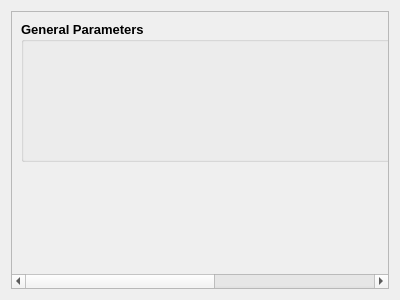
<?xml version="1.0" encoding="UTF-8"?>
<ui version="4.0">
 <class>DamGui_Eco_Btype</class>
 <widget class="QWidget" name="DamGui_Eco_Btype">
  <property name="geometry">
   <rect>
    <x>0</x>
    <y>0</y>
    <width>400</width>
    <height>300</height>
   </rect>
  </property>
  <property name="windowTitle">
   <string>Form</string>
  </property>
  <layout class="QVBoxLayout" name="verticalLayout">
   <item>
    <widget class="QScrollArea" name="scrollArea">
     <property name="sizePolicy">
      <sizepolicy hsizetype="Expanding" vsizetype="Expanding">
       <horstretch>0</horstretch>
       <verstretch>0</verstretch>
      </sizepolicy>
     </property>
     <property name="minimumSize">
      <size>
       <width>0</width>
       <height>0</height>
      </size>
     </property>
     <property name="maximumSize">
      <size>
       <width>16777215</width>
       <height>16777215</height>
      </size>
     </property>
     <property name="widgetResizable">
      <bool>true</bool>
     </property>
     <widget class="QWidget" name="scrollAreaWidgetContents">
      <property name="geometry">
       <rect>
        <x>0</x>
        <y>0</y>
        <width>693</width>
        <height>262</height>
       </rect>
      </property>
      <layout class="QVBoxLayout" name="verticalLayout_2">
       <property name="sizeConstraint">
        <enum>QLayout::SetFixedSize</enum>
       </property>
       <item>
        <widget class="QGroupBox" name="general_box">
         <property name="sizePolicy">
          <sizepolicy hsizetype="Minimum" vsizetype="Minimum">
           <horstretch>0</horstretch>
           <verstretch>0</verstretch>
          </sizepolicy>
         </property>
         <property name="minimumSize">
          <size>
           <width>675</width>
           <height>141</height>
          </size>
         </property>
         <property name="maximumSize">
          <size>
           <width>16777215</width>
           <height>16777215</height>
          </size>
         </property>
         <property name="font">
          <font>
           <family>Arial</family>
           <pointsize>10</pointsize>
           <weight>75</weight>
           <bold>true</bold>
          </font>
         </property>
         <property name="title">
          <string>General Parameters</string>
         </property>
         <property name="flat">
          <bool>false</bool>
         </property>
         <layout class="QVBoxLayout" name="verticalLayout_4">
          <property name="spacing">
           <number>2</number>
          </property>
          <item>
           <widget class="Sys_Member_String_BaseWid" name="biotope_name" native="true">
            <property name="sizePolicy">
             <sizepolicy hsizetype="Preferred" vsizetype="Preferred">
              <horstretch>0</horstretch>
              <verstretch>0</verstretch>
             </sizepolicy>
            </property>
            <property name="minimumSize">
             <size>
              <width>200</width>
              <height>30</height>
             </size>
            </property>
            <property name="maximumSize">
             <size>
              <width>16777215</width>
              <height>50</height>
             </size>
            </property>
            <property name="font">
             <font>
              <pointsize>8</pointsize>
              <weight>50</weight>
              <bold>false</bold>
             </font>
            </property>
           </widget>
          </item>
          <item>
           <widget class="Sys_Member_Int_BaseWid" name="biotope_category" native="true">
            <property name="sizePolicy">
             <sizepolicy hsizetype="Preferred" vsizetype="Preferred">
              <horstretch>0</horstretch>
              <verstretch>0</verstretch>
             </sizepolicy>
            </property>
            <property name="minimumSize">
             <size>
              <width>200</width>
              <height>30</height>
             </size>
            </property>
            <property name="maximumSize">
             <size>
              <width>16777215</width>
              <height>50</height>
             </size>
            </property>
            <property name="font">
             <font>
              <pointsize>8</pointsize>
              <weight>50</weight>
              <bold>false</bold>
             </font>
            </property>
           </widget>
          </item>
          <item>
           <widget class="Sys_Member_Dbl_BaseWid" name="stockvalue" native="true">
            <property name="sizePolicy">
             <sizepolicy hsizetype="Preferred" vsizetype="Preferred">
              <horstretch>0</horstretch>
              <verstretch>0</verstretch>
             </sizepolicy>
            </property>
            <property name="minimumSize">
             <size>
              <width>200</width>
              <height>30</height>
             </size>
            </property>
            <property name="maximumSize">
             <size>
              <width>16777215</width>
              <height>50</height>
             </size>
            </property>
            <property name="font">
             <font>
              <pointsize>8</pointsize>
              <weight>50</weight>
              <bold>false</bold>
             </font>
            </property>
           </widget>
          </item>
         </layout>
        </widget>
       </item>
       <item>
        <layout class="QVBoxLayout" name="impact_layout">
         <property name="spacing">
          <number>6</number>
         </property>
         <property name="sizeConstraint">
          <enum>QLayout::SetDefaultConstraint</enum>
         </property>
        </layout>
       </item>
      </layout>
     </widget>
    </widget>
   </item>
  </layout>
 </widget>
 <customwidgets>
  <customwidget>
   <class>Sys_Member_String_BaseWid</class>
   <extends>QWidget</extends>
   <header>sys_member_string_basewid.h</header>
   <container>1</container>
  </customwidget>
  <customwidget>
   <class>Sys_Member_Int_BaseWid</class>
   <extends>QWidget</extends>
   <header>sys_member_int_basewid.h</header>
   <container>1</container>
  </customwidget>
  <customwidget>
   <class>Sys_Member_Dbl_BaseWid</class>
   <extends>QWidget</extends>
   <header>sys_member_dbl_basewid.h</header>
   <container>1</container>
  </customwidget>
 </customwidgets>
 <resources/>
 <connections/>
</ui>
